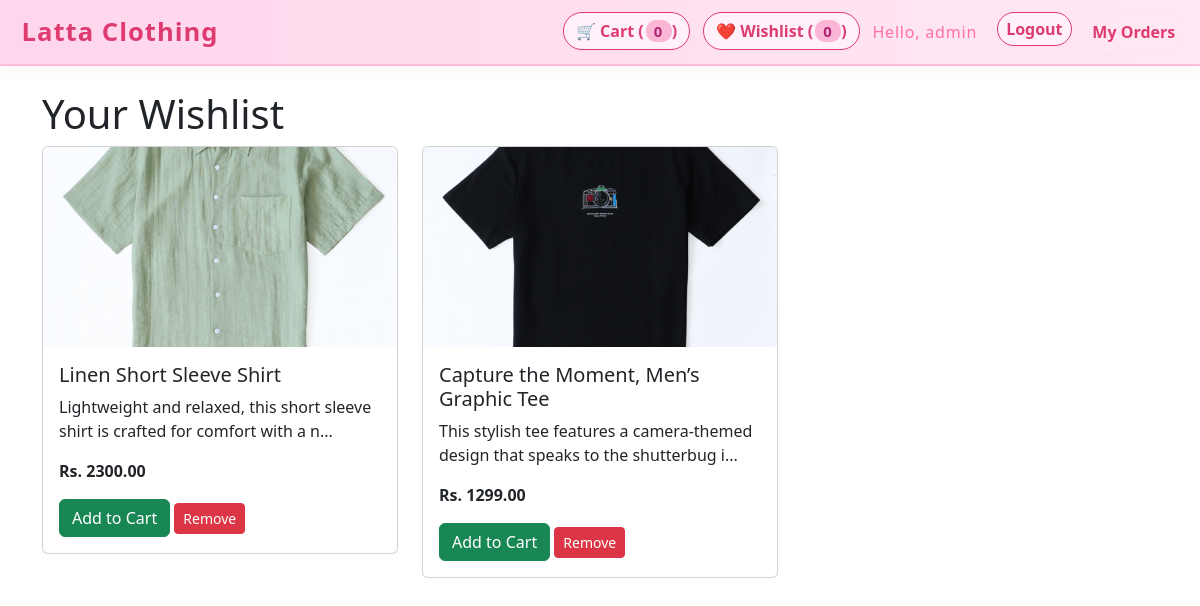
Screenshot of /wishlist/ (signed in) with the database file from the repository.
### store/models.py (models this page shows, shortened)
class WishlistItem(models.Model):
    user = models.ForeignKey(User, on_delete=models.CASCADE)
    product = models.ForeignKey(Product, on_delete=models.CASCADE)
    added_at = models.DateTimeField(auto_now_add=True)
    class Meta:
        unique_together = ('user', 'product')
        ordering = ['-added_at']

class Product(models.Model):
    CATEGORY = [
        ('Pant','Pant'),
        ('Shirt','Shirt'),
        ('T-Shirt','T-Shirt'),
        ('Sweater','Sweater'),
        ('Formal','Coat & Blazer'),
    ]
    name = models.CharField(max_length=200)
    description = models.TextField(blank=True)
    category = models.CharField(max_length=50,choices=CATEGORY,default='')
    base_price = models.DecimalField(
        max_digits=10,
        decimal_places=2,
        help_text="Base price without variations"
    )
    image = models.ImageField(upload_to='product_images/')
    is_available = models.BooleanField(default=True)
    created_at = models.DateTimeField(auto_now_add=True)
    attributes = models.ManyToManyField(
        ProductAttribute,
        blank=True,
        help_text="Attributes available for this product"
    )
    class Meta:
        ordering = ['-created_at']
    @property
    def price(self):
        if hasattr(self, 'variants') and self.variants.filter(is_active=True).exists():
            return min(v.get_final_price() for v in self.variants.filter(is_active=True))
        return self.base_price

### store/views.py (the view)
# urls.py: path('wishlist/', views.wishlist_view, name='wishlist'),
def wishlist_view(request):
    if not request.user.is_authenticated:
        messages.info(request, "Please log in to view your wishlist.")
        return redirect('login')
    items = WishlistItem.objects.filter(user=request.user).select_related('product')
    return render(request, 'store/wishlist.html', {'wishlist_items': items})

### store/templates/store/wishlist.html (shortened to what this page needs)
{% extends 'store/base.html' %}  {% block content %}
<h1>Your Wishlist</h1>
{% if wishlist_items %}
<div class="row">
  {% for item in wishlist_items %}
  <div class="col-md-4 mb-4">
    <div class="card">
      <img
        src="{{ item.product.image.url }}"
        class="card-img-top"
        height="200"
        style="object-fit: cover"
      />
      <div class="card-body">
        <h5 class="card-title">{{ item.product.name }}</h5>
        <p class="card-text">{{ item.product.description|slice:":80" }}...</p>
        <p class="fw-bold">Rs. {{ item.product.price }}</p>
        <button
          class="btn btn-success add-to-cart-from-wishlist-btn"
          data-id="{{ item.product.id }}"
        >
          Add to Cart
        </button>
        <button
          class="btn btn-danger btn-sm remove-wishlist-btn"
          data-id="{{ item.product.id }}"
        >
          Remove
        </button>
      </div>
    </div>
  </div>
  {% endfor %}
</div>
{% else %}
<p>Your wishlist is empty.</p>
{% endif %} {% endblock %}

### store/templates/store/navbar.html (shortened to what this page needs)
<nav class="navbar navbar-expand-lg navbar-light navbar-custom">
  <div class="container-fluid">
    <a class="navbar-brand" href="{% url 'home' %}">Latta Clothing</a>
    <ul class="navbar-nav ms-auto">
      <li class="nav-item me-2">
        <a href="{% url 'view_cart' %}" class="btn btn-outline-dark">
          🛒 Cart (<span id="cart-count">{{ request.session.cart|length|default:0 }}</span>)
        </a>
      </li>
      <li class="nav-item me-2">
        <a href="{% url 'wishlist' %}" class="btn btn-outline-dark">
          ❤️ Wishlist (<span id="wishlist-count">{{ request.user.wishlistitem_set.count|length|default:0  }}</span>)
        </a>
      </li>
      {% if user.is_authenticated %}
      <li class="nav-item me-2 d-flex align-items-center">
        <span class="navbar-text">Hello, {{ user.username }}</span>
      </li>
      <li class="nav-item me-2">
        <form action="{% url 'logout' %}" method="post" style="display: inline">
          <button type="submit" class="btn btn-outline-dark btn-sm">
            Logout
          </button>
        </form>
      </li>
      {% endif %}
      {% if user.is_authenticated %}
      <li class="nav-item">
        <a class="nav-link" href="{% url 'my_orders' %}">My Orders</a>
      </li>
      {% endif %}
    </ul>
  </div>
</nav>

### store/templates/store/navbar.html (style rules this page uses)
.navbar-custom { background: linear-gradient(90deg, #ffd6ec 0%, #ffe8f3 100%); box-shadow: 0 2px 16px rgba(248, 151, 187, 0.12); border-bottom: 2px solid #fbbedb; }
.navbar-brand { color: #de3c71 !important; font-weight: 700; font-size: 1.6rem; letter-spacing: 1px; padding-left: 0.6rem; transition: color 0.2s; }
.navbar-nav .nav-item .btn, .navbar-nav .nav-item .nav-link { border-radius: 20px; margin-right: 0.3rem; font-weight: 600; font-size: 1rem; transition: background 0.2s, color 0.2s, box-shadow 0.2s; box-shadow: 0 1px 4px rgba(248, 151, 187, 0.08); }
.btn-outline-dark { border-color: #de3c71 !important; color: #de3c71 !important; background: #fff0fa !important; }
.nav-link { color: #de3c71 !important; }
.navbar-text { color: #ff6fa6 !important; font-weight: 500; margin-right: 0.75rem; letter-spacing: 0.05rem; }
#cart-count, #wishlist-count { background: #fbb6d6; color: #ae2675; border-radius: 10px; padding: 1px 8px; font-size: 0.93em; margin-left: 2px; font-weight: 700; letter-spacing: 0.1em; }

### rows the page displays
WishlistItem: product.image (picture), product.name "Linen Short Sleeve Shirt", product.description "Lightweight and relaxed, this short sleeve shirt is crafted for comfort with a n", product.price "2300.00"
WishlistItem: product.image (picture), product.name "Capture the Moment, Men’s Graphic Tee", product.description "This stylish tee features a camera-themed design that speaks to the shutterbug i", product.price "1299.00"

### other values shown
{{ request.session.cart|length|default:0 }} "0"
{{ request.user.wishlistitem_set.count|length|default:0 }} "0"
{{ user.username }} "admin"
